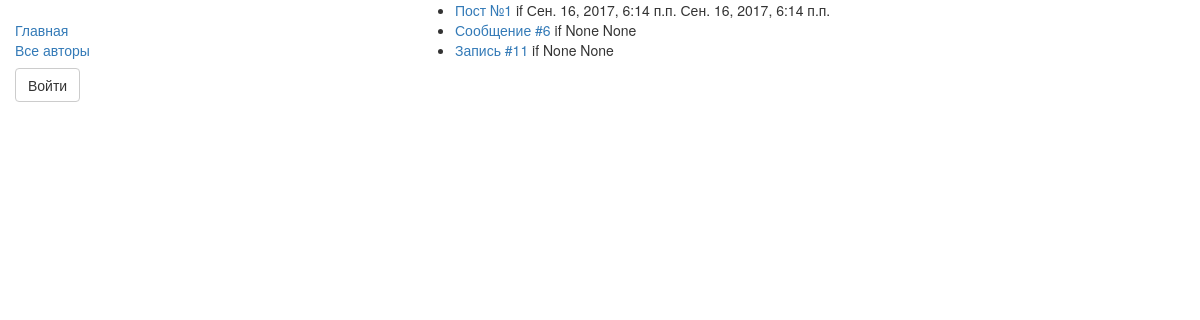
The app's page /blog/2/ with its own data.
### blog/models.py (models this page shows)
class Post(models.Model):
    title = models.CharField(max_length=256, verbose_name='Заголовок')
    created = models.DateTimeField(auto_now_add=True, verbose_name='Создано')
    published = models.DateTimeField(blank=True, null=True, verbose_name='Опубликовано')
    content = models.TextField(verbose_name='Контент')
    author = models.ForeignKey(Profile, related_name='author')
    def get_absolute_url(self):
        return '/post/%i/' % self.pk
    def __str__(self):
        return f'{self.title}:{self.created}:{self.published}:{self.author}'
    class Meta:
        ordering = ('-published',)

### blog/views.py (the view)
# urls.py: url(r'^blog/(?P<author_id>\d+)/$', views.AuthorBlogList.as_view(), name='author_blog_list'),
class AuthorBlogList(ListView):
    model = Post
    context_object_name = 'author_posts_list'
    pk_url_kwarg = "author_id"
    template_name = 'posts/author_posts_list.html'
    def get_queryset(self):
        print('AuthorBlogList.get_queryset:', self.kwargs)
        author_id = int(self.kwargs['author_id'])
        return Post.objects.filter(author_id=author_id)
    def get_context_data(self, *args, **kwargs):
        context = super(AuthorBlogList, self).get_context_data(**kwargs)
        print('AuthorBlogList.context:', context[self.context_object_name])
        return context

### blog/models.py (called while the page is built)
    def __str__(self):
        return (f'{self.user.last_name} {self.user.first_name}: {self.blog_name}')

### blog/templates/posts/author_posts_list.html
{% extends 'base_generic.html' %} {% block title %} Лента {% endblock title %} {% block content %} {% if author_posts_list %}
<ul>
    {% for item in author_posts_list %}
    <li>
        <a href="{{ item.get_absolute_url }}">{{ item.title }}</a> if {{ item.published }} {{ item.published }} {{ else }} {{ endif }}
    </li>
    {% endfor %}
</ul>
{% else %}
<p>Автор пока ничего не написал...</p>
{% endif %} {% endblock content %}

### records on screen
Post: title "Пост №1", published "Сен. 16, 2017, 6:14 п.п."
Post: title "Сообщение #6", published "None"
Post: title "Запись #11", published "None"
